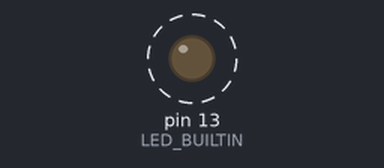
This sketch was run on a simulated Arduino Uno, built with avr-gcc and run on an emulated ATmega328P. Parts: output pins drawn as LEDs (lit = HIGH). Dashed ring = blinking.

Above: at 0.5 s.
Timing chart, 0 to 3.0 s (numbered marks = the images above):
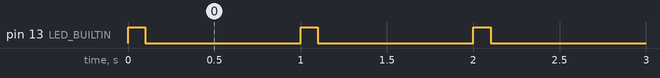

The sketch:

Arduino-laboratory-set-test.ino
```cpp
#include <Wire.h>
#include <LiquidCrystal_I2C.h>
#include <OneWire.h>
#include <DallasTemperature.h>

LiquidCrystal_I2C lcd(0x27,16,2);

OneWire oneWire(A1);
DallasTemperature sensors(&oneWire);

#define LED_RED 6
#define LED_GREEN 5
#define LED_BLUE 3

#define RED_BUTTON 2
#define GREEN_BUTTON 4

#define ENCODER1 A2
#define ENCODER2 A3

#define POTENTIOMETER A0

volatile bool redPressed = false;

void setRedPressed()
{
  redPressed = true;
}

void initLCD()
{
  lcd.init();
  lcd.clear();
  lcd.backlight();
}

void testLCD()
{
  lcd.print("LCD Test");
  lcd.setCursor(1, 1);
  lcd.print("Wait & watch");
  delay(1000);
  for (int i = 0; i < 3; i++)
  {
    lcd.noBacklight();
    delay(200);
    lcd.backlight();
    delay(200);
  }
  delay(1000);
  lcd.clear();
}

void initRGB()
{

  pinMode(LED_RED, OUTPUT);
  pinMode(LED_GREEN, OUTPUT);
  pinMode(LED_BLUE, OUTPUT);
}

void testRGB()
{
  lcd.print("RGB LED Test");
  lcd.setCursor(0, 1);
  lcd.print("Check R>G>B>R>..");

  delay(1000);
  const int time = 500;

  for (int i = 0; i < 2; i++)
  {
    digitalWrite(LED_RED, HIGH);
    delay(time);
    digitalWrite(LED_RED, LOW);
    digitalWrite(LED_GREEN, HIGH);
    delay(time);
    digitalWrite(LED_GREEN, LOW);
    digitalWrite(LED_BLUE, HIGH);
    delay(time);
    digitalWrite(LED_BLUE, LOW);
  }
  lcd.clear();
}

void initButtons()
{
  pinMode(RED_BUTTON, INPUT_PULLUP);
  pinMode(GREEN_BUTTON, INPUT_PULLUP);
}

void testButtons1()
{
  lcd.print("Buttons: Press");
  lcd.setCursor(0, 1);
  lcd.print("Red & Green Btns");
  delay(1000);
  int b1 = HIGH;
  int b2 = HIGH;
  while ((b1 == HIGH) || (b2 == HIGH))
  {
    b1 = digitalRead(RED_BUTTON);
    if (b1 == LOW)
      digitalWrite(LED_RED, HIGH);
    else
      digitalWrite(LED_RED, LOW);

    b2 = digitalRead(GREEN_BUTTON);
    if (b2 == LOW)
      digitalWrite(LED_GREEN, HIGH);
    else
      digitalWrite(LED_GREEN, LOW);
  }
  digitalWrite(LED_RED, LOW);
  digitalWrite(LED_GREEN, LOW);
  digitalWrite(LED_BLUE, HIGH);
  while ((b1 == LOW) || (b2 == LOW))
  {
    b1 = digitalRead(RED_BUTTON);
    b2 = digitalRead(GREEN_BUTTON);
  }
  digitalWrite(LED_BLUE, LOW);
  lcd.clear();
}

void testButtons2()
{
  lcd.print("Buttons: Press");
  lcd.setCursor(0, 1);
  lcd.print("Red & Green Btns");
  bool redPressed = false;
  bool greenPressed = false;

  while (!redPressed || !greenPressed)
  {
    if (digitalRead(RED_BUTTON) == LOW)
    {
      redPressed = true;
      digitalWrite(LED_RED, HIGH);
      digitalWrite(LED_GREEN, LOW);
    }
    if (digitalRead(GREEN_BUTTON) == LOW)
    {
      greenPressed = true;
      digitalWrite(LED_GREEN, HIGH);
      digitalWrite(LED_RED, LOW);
    }
  }

  delay(1000);
  digitalWrite(LED_RED, LOW);
  digitalWrite(LED_GREEN, LOW);
  lcd.clear();
}

void initEncoder()
{
  pinMode(ENCODER1, INPUT_PULLUP);
  pinMode(ENCODER2, INPUT_PULLUP);
}

void testEncoder()
{
  lcd.print("Encoder: ");
  lcd.setCursor(0, 1);
  lcd.print("Turn encoder");
  //delay(1000);
  int state1 = digitalRead(ENCODER1);
  int state2 = digitalRead(ENCODER2);
  int counter1 = 0, counter2 = 0;
  int e1, e2;
  while (counter1 < 4 || counter2 < 4)
  {
    e1 = digitalRead(ENCODER1);
    if (e1 == LOW)
      digitalWrite(LED_RED, HIGH);
    else
      digitalWrite(LED_RED, LOW);

    e2 = digitalRead(ENCODER2);
    if (e2 == LOW)
      digitalWrite(LED_GREEN, HIGH);
    else
      digitalWrite(LED_GREEN, LOW);

    if (state1 != e1)
    {
      if (state1 == LOW & e1 == HIGH)
      {
        counter1++;
      }
      state1 = e1;
    }

    if (state2 != e2)
    {
      if (state2 == LOW & e2 == HIGH)
      {
        counter2++;
      }
      state2 = e2;
    }
  }
  digitalWrite(LED_RED, LOW);
  digitalWrite(LED_GREEN, LOW);
  digitalWrite(LED_BLUE, HIGH);
  delay(1000);
  digitalWrite(LED_BLUE, LOW);

  lcd.clear();
}

void testPotencjometer()
{
  lcd.print("Potenciometer: ");
  lcd.setCursor(0, 1);
  lcd.print("Turn full range");

  int refval = analogRead(POTENTIOMETER);
  int val = refval;
  while (refval - 10 < val & val < refval + 10)
  {
    val = analogRead(POTENTIOMETER);
  }

  int min = val;
  int max = val;

  lcd.clear();
  lcd.print("Potentiometer");
  while (min > 100 || max < 1023 - 100)
  {
    val = analogRead(POTENTIOMETER); // read the input pin
    //Serial.println(val);
    lcd.setCursor(5, 1);
    lcd.print("ADC =     ");
    lcd.setCursor(11, 1);
    lcd.print(val);

    if (val < min)
    {
      min = val;
    }

    if (val > max)
    {
      max = val;
    }

    delay(20);
  }
  digitalWrite(LED_BLUE, HIGH);
  delay(1000);
  digitalWrite(LED_BLUE, LOW);
  lcd.clear();
}

void initSensors()
{
  sensors.begin();
}

void testSensors()
{
  lcd.clear();
  lcd.print("Temp. 1|Temp. 2");
  lcd.setCursor(0, 1);
  lcd.print("Stop: Red Btn");
  delay(2000);
  lcd.clear();
  lcd.print("Temp. 1|Temp. 2");

  EIFR |= (1 << INTF0);
  attachInterrupt(digitalPinToInterrupt(RED_BUTTON), setRedPressed, FALLING);
  redPressed = false;
  while (redPressed == false)
  {
    sensors.requestTemperatures();
    float temp1 = sensors.getTempCByIndex(0);
    float temp2 = sensors.getTempCByIndex(1);
    lcd.setCursor(0, 1);
    lcd.print("                ");
    lcd.setCursor(0, 1);
    lcd.print(temp1);
    lcd.print("  |");
    lcd.print(temp2);

    Serial.print("Temp. 1 = ");
    Serial.print(temp1);
    Serial.print(" Temp. 2 = ");
    Serial.println(temp2);
  }
  detachInterrupt(digitalPinToInterrupt(RED_BUTTON));
  digitalWrite(LED_BLUE, HIGH);
  delay(1000);
  digitalWrite(LED_BLUE, LOW);
  lcd.clear();
}

void setup()
{
  pinMode(LED_BUILTIN, OUTPUT);
  Serial.begin(9600);

  return;
  initLCD();
  initRGB();
  initButtons();
  initEncoder();
  initSensors();

  testLCD();
  testRGB();
  testButtons2();
  testEncoder();
  testPotencjometer();
  testSensors();

  lcd.print("Test finished :)");
  lcd.setCursor(0, 1);
  lcd.print("Reset: Black Btn");
}

void loop()
{
  digitalWrite(LED_BUILTIN, HIGH); // turn the LED on (HIGH is the voltage level)
  delay(100);                      // wait for a second
  digitalWrite(LED_BUILTIN, LOW);  // turn the LED off by making the voltage LOW
  delay(900);
}
```

Measured:
- by itself, pin 13 (LED_BUILTIN): alternates HIGH for 0.10 s and LOW for 0.90 s
